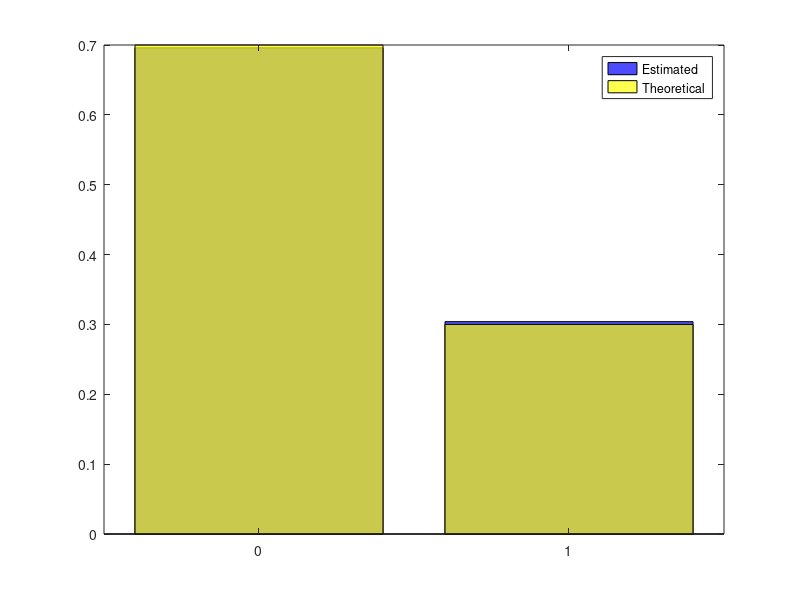

Here is the MATLAB script that generated this plot:
pkg load statisticsclcclear all%  a) % Generate X~Bernoulli(p)    <=>    X ~ (0     1)                                      % (1-p   p)p=0.3u=randX=(u < p); %  Verify (compare to the exact probability)N=1000;for i=1:N  U=rand;  Bernoulli(i)=(U<p); % generate a sample of N valuesend Frq_a=hist(Bernoulli,0:1);  % count the number of appearence of eachFrq_r=Frq_a/N;   % compute the relative frequencydisp('Estimated Bernoulli distribution')disp([0:1; Frq_r])disp('Theoretical Bernoulli distribution')disp([0:1; binopdf(0:1,1,p)])bar(0:1 , Frq_r, 'b')hold onbar(0:1 , binopdf(0:1,1,p), 'y')legend('Estimated','Theoretical')set(findobj('type','patch'), 'facealpha',0.7)% b)% Generate X~Bino(n,p)  <=>  X ~ (0     1     2   3  ....  n  )%                                (P(0) P(1) P(2) P(3) ... P(n))% Binomial r.v. =sum of n Bernoully r.v X (counts the number of ones)% to compare use:    0:n          binopdf(0:n,n,p)% c) % Generate X~Geo(p)  <=>  X ~ (0     1     2   3  ....  k   ...  )%                             (P(0) P(1) P(2) P(3) ... P(k) ...  )% Geometric r.v.(counts the number of zeros before first one) % to compare use:    0:k     geopdf(0:k,p)   k positive integer% d)% Generate X~Nbin(n,p)  <=>  X ~ (0     1     2   3  ....  k  )%                                (P(0) P(1) P(2) P(3) ... P(k))%  Pascal (NBin) r.v. = sum of n Geometric r.v. %  to compare use:   0:k    nbin(0:k,n,p)   k also positive integer